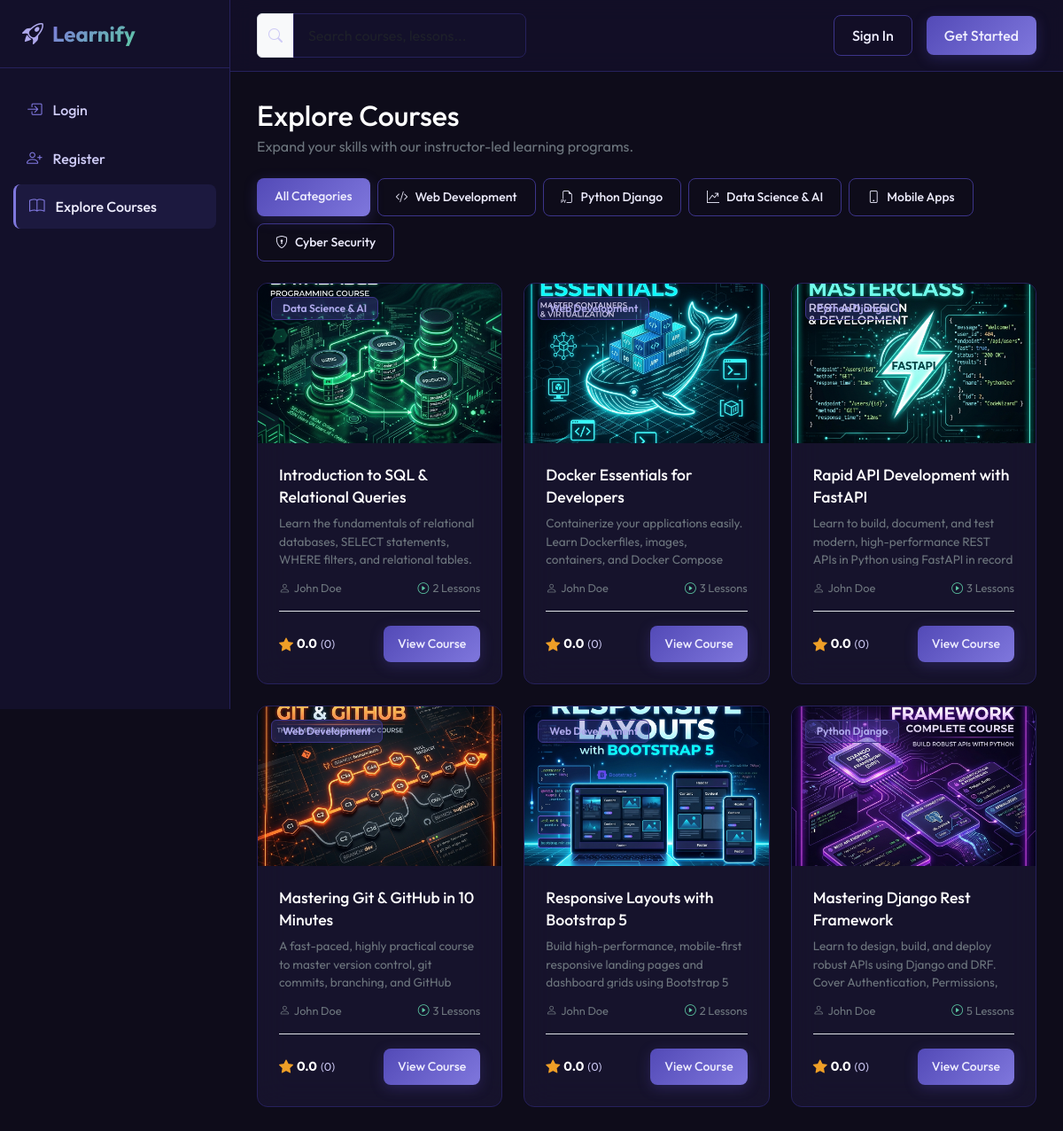
The app's page /courses/, older data.
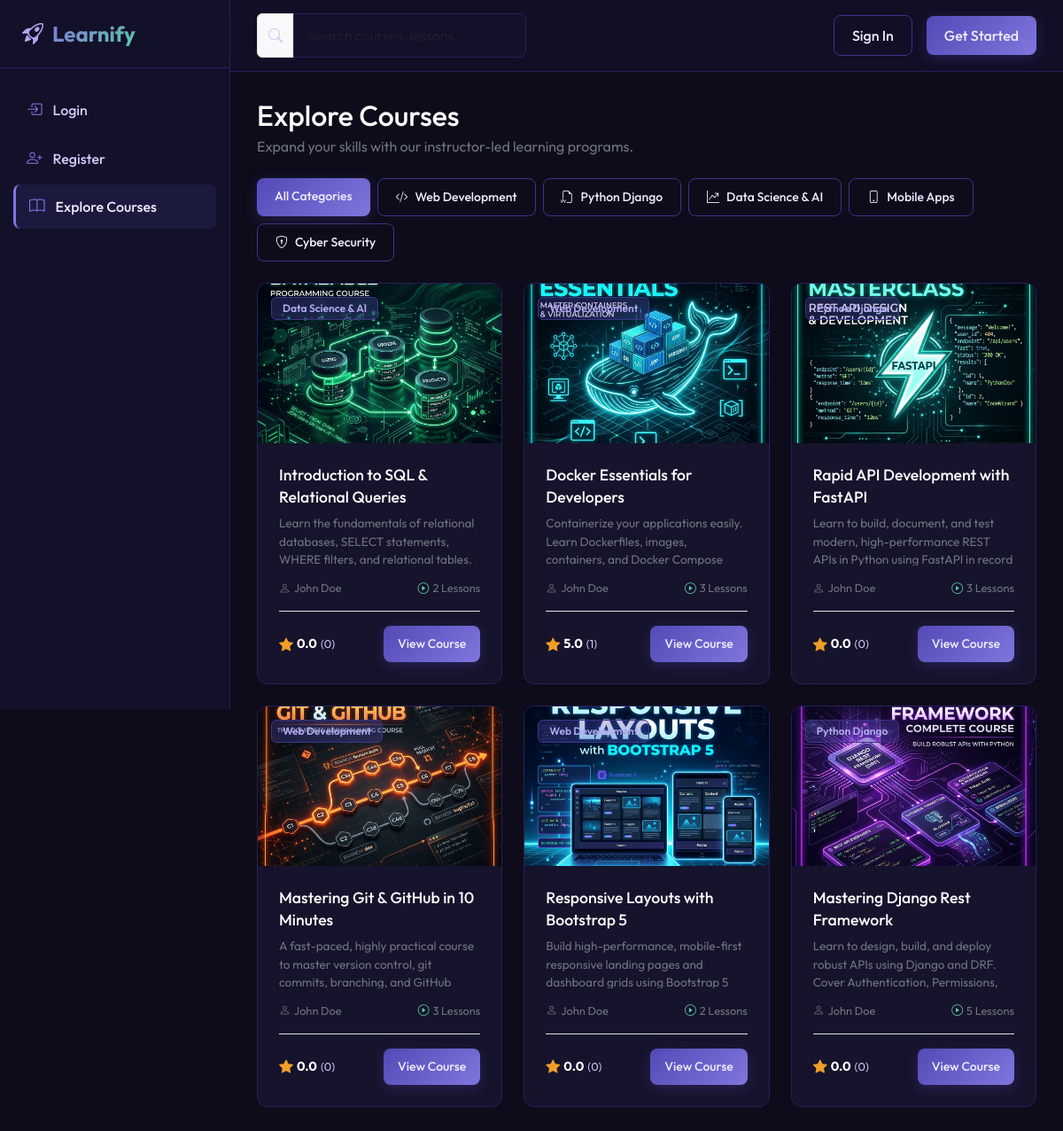
The same page, newer data.
### apps/courses/models.py (models this page shows, shortened)
class CourseCategory(models.Model):
    name = models.CharField(max_length=100, unique=True)
    slug = models.SlugField(max_length=120, unique=True, blank=True)
    description = models.TextField(blank=True)
    icon = models.CharField(max_length=50, default='bi-book', help_text='Bootstrap icons class name like bi-code-slash')
    class Meta:
        verbose_name_plural = "Course Categories"

class Course(models.Model):
    title = models.CharField(max_length=200)
    slug = models.SlugField(max_length=250, unique=True, blank=True)
    description = models.TextField()
    category = models.ForeignKey(CourseCategory, on_delete=models.SET_NULL, null=True, blank=True, related_name='courses')
    thumbnail = models.ImageField(upload_to='courses/thumbnails/', blank=True, null=True)
    instructor = models.ForeignKey('accounts.Instructor', on_delete=models.CASCADE, related_name='courses')
    created_at = models.DateTimeField(auto_now_add=True)
    updated_at = models.DateTimeField(auto_now=True)
    is_published = models.BooleanField(default=False)
    @property
    def average_rating(self):
        reviews = self.reviews.all()
        if reviews:
            return round(sum(r.rating for r in reviews) / len(reviews), 1)
        return 0.0

class CourseReview(models.Model):
    course = models.ForeignKey(Course, on_delete=models.CASCADE, related_name='reviews')
    student = models.ForeignKey('accounts.Student', on_delete=models.CASCADE, related_name='reviews')
    rating = models.PositiveIntegerField(choices=[(i, f'{i} Stars') for i in range(1, 6)])
    comment = models.TextField()
    created_at = models.DateTimeField(auto_now_add=True)
    class Meta:
        unique_together = ('course', 'student')
        ordering = ['-created_at']

### apps/accounts/models.py (models this page shows, shortened)
class Instructor(models.Model):
    user = models.OneToOneField(User, on_delete=models.CASCADE, related_name='instructor_profile')
    specialization = models.CharField(max_length=100, blank=True, null=True)
    phone = models.CharField(max_length=15, blank=True, null=True)
    is_approved = models.BooleanField(default=False)

class User(AbstractUser):
    ROLE_CHOICES = (
        ('student', 'Student'),
        ('instructor', 'Instructor'),
        ('admin', 'Admin'),
    )
    role = models.CharField(max_length=15, choices=ROLE_CHOICES, default='student')
    profile_picture = models.ImageField(upload_to='profile_pictures/', blank=True, null=True)
    bio = models.TextField(blank=True, null=True)

### apps/courses/views.py (the view)
# urls.py: path('', views.CourseListView.as_view(), name='course_list'),
class CourseListView(ListView):
    model = Course
    template_name = 'courses/course_list'
    context_object_name = 'courses'
    paginate_by = 6
    def get_queryset(self):
        queryset = Course.objects.filter(is_published=True).select_related('category', 'instructor__user').order_by('-created_at')
        search_query = self.request.GET.get('search')
        category_slug = self.request.GET.get('category')
        if search_query:
            queryset = queryset.filter(
                Q(title__icontains=search_query) |
                Q(description__icontains=search_query)
            )
        if category_slug:
            queryset = queryset.filter(category__slug=category_slug)
        return queryset
    def get_context_data(self, **kwargs):
        context = super().get_context_data(**kwargs)
        context['categories'] = CourseCategory.objects.all()
        context['selected_category'] = self.request.GET.get('category')
        context['search_query'] = self.request.GET.get('search')
        return context

### templates/courses/course_list.html (shortened to what this page needs)
{% extends 'base.html' %}
{% load static %}
{% block content %}
<div class="container-fluid px-0">
    <div class="d-flex flex-column flex-md-row align-items-md-center justify-content-between gap-3 mb-4">
        <div>
            <h2 class="text-white mb-1">Explore Courses</h2>
            <p class="text-secondary mb-0">Expand your skills with our instructor-led learning programs.</p>
        </div>
    </div>
    <div class="mb-4">
        <div class="d-flex flex-wrap gap-2">
            <a href="{% url 'courses:course_list' %}{% if search_query %}?search={{ search_query }}{% endif %}" class="btn {% if not selected_category %}btn-premium{% else %}btn-outline-premium{% endif %} btn-sm">
                All Categories
            </a>
            {% for cat in categories %}
                <a href="{% url 'courses:course_list' %}?category={{ cat.slug }}{% if search_query %}&search={{ search_query }}{% endif %}" class="btn {% if selected_category == cat.slug %}btn-premium{% else %}btn-outline-premium{% endif %} btn-sm d-flex align-items-center gap-2">
                    <i class="bi {{ cat.icon|default:'bi-tag' }}"></i>
                    {{ cat.name }}
                </a>
            {% endfor %}
        </div>
    </div>
    <div class="row row-cols-1 row-cols-md-2 row-cols-xl-3 g-4">
        {% for course in courses %}
            <div class="col">
                <div class="card glass-card h-100 overflow-hidden">
                    <div style="height: 180px; overflow: hidden; background-color: var(--bg-sidebar); position: relative;">
                        {% if course.thumbnail %}
                            <img src="{{ course.thumbnail.url }}" alt="{{ course.title }}" style="width: 100%; height: 100%; object-fit: cover;">
                        {% else %}
                            <div class="w-100 h-100 d-flex flex-column align-items-center justify-content-center text-muted">
                                <i class="bi bi-journal-code fs-1 text-purple-accent mb-2"></i>
                                <span style="font-size: 0.85rem;">No Thumbnail Provided</span>
                            </div>
                        {% endif %}
                        <span class="badge badge-custom badge-purple position-absolute top-3 start-3" style="position: absolute; top: 15px; left: 15px; z-index: 2;">
                            {{ course.category.name }}
                        </span>
                    </div>
                    <div class="card-body p-4 d-flex flex-column justify-content-between">
                        <div>
                            <h5 class="card-title text-white mb-2 text-truncate-2" style="font-size: 1.1rem; line-height: 1.4; height: 3rem; overflow: hidden;">
                                {{ course.title }}
                            </h5>
                            <p class="text-secondary mb-3 text-truncate-3" style="font-size: 0.85rem; height: 3.6rem; overflow: hidden;">
                                {{ course.description }}
                            </p>
                        </div>
                        <div>
                            <div class="d-flex align-items-center justify-content-between mb-3 text-secondary" style="font-size: 0.8rem;">
                                <div class="d-flex align-items-center gap-1">
                                    <i class="bi bi-person text-purple-accent"></i>
                                    <span>{{ course.instructor.user.get_full_name|default:course.instructor.user.username }}</span>
                                </div>
                                <div class="d-flex align-items-center gap-1">
                                    <i class="bi bi-play-circle text-teal"></i>
                                    <span>{{ course.lessons.count }} Lessons</span>
                                </div>
                            </div>
                            <div class="d-flex align-items-center justify-content-between pt-3 border-top border-default">
                                <div class="d-flex align-items-center gap-1">
                                    <i class="bi bi-star-fill text-amber"></i>
                                    <span class="text-white fw-bold" style="font-size: 0.9rem;">{{ course.average_rating }}</span>
                                    <span class="text-muted" style="font-size: 0.8rem;">({{ course.reviews.count }})</span>
                                </div>
                                <a href="{% url 'courses:course_detail' course.slug %}" class="btn btn-premium btn-sm px-3">
                                    View Course
                                </a>
                            </div>
                        </div>
                    </div>
                </div>
            </div>
        {% endfor %}
    </div>
</div>
{% endblock %}

Row changes from the older to the newer data that the page shows:
changed Course "Docker Essentials for Developers": average_rating "0.0" → "5.0"; reviews.count "0" → "1"
